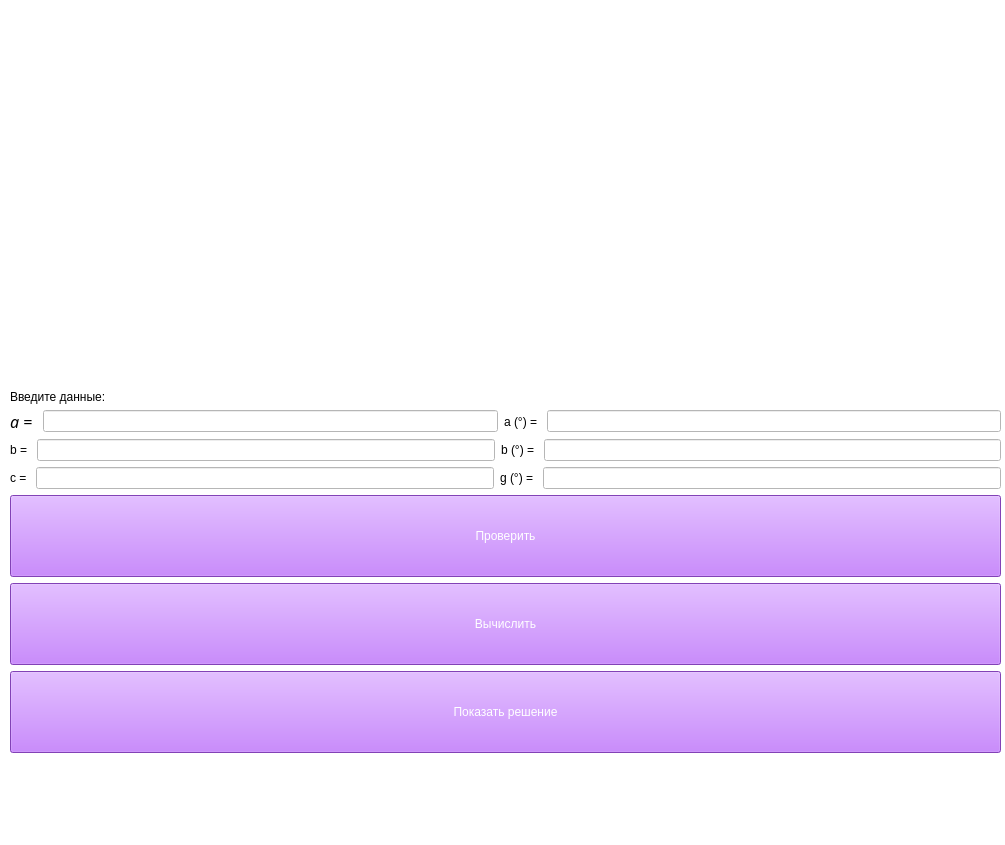
<?xml version="1.0" encoding="UTF-8"?>
<ui version="4.0">
 <class>Form</class>
 <widget class="QWidget" name="Form">
  <property name="geometry">
   <rect>
    <x>0</x>
    <y>0</y>
    <width>1005</width>
    <height>845</height>
   </rect>
  </property>
  <property name="sizePolicy">
   <sizepolicy hsizetype="Maximum" vsizetype="Maximum">
    <horstretch>0</horstretch>
    <verstretch>0</verstretch>
   </sizepolicy>
  </property>
  <property name="windowTitle">
   <string>Калькулятор</string>
  </property>
  <property name="styleSheet">
   <string notr="true">font: 12pt &quot;Times New Roman&quot;;
background-color: rgb(255, 255, 255);</string>
  </property>
  <widget class="QWidget" name="verticalLayoutWidget">
   <property name="geometry">
    <rect>
     <x>10</x>
     <y>390</y>
     <width>991</width>
     <height>451</height>
    </rect>
   </property>
   <layout class="QVBoxLayout" name="verticalLayout">
    <item>
     <widget class="QLabel" name="label">
      <property name="sizePolicy">
       <sizepolicy hsizetype="Preferred" vsizetype="Maximum">
        <horstretch>0</horstretch>
        <verstretch>0</verstretch>
       </sizepolicy>
      </property>
      <property name="text">
       <string>Введите данные:</string>
      </property>
     </widget>
    </item>
    <item>
     <layout class="QHBoxLayout" name="horizontalLayout_3">
      <item>
       <widget class="QLabel" name="label_2">
        <property name="font">
         <font>
          <family>Lucida Bright</family>
          <pointsize>12</pointsize>
          <weight>50</weight>
          <italic>true</italic>
          <bold>false</bold>
         </font>
        </property>
        <property name="styleSheet">
         <string notr="true">font: italic 12pt &quot;Lucida Bright&quot;;</string>
        </property>
        <property name="text">
         <string>a = </string>
        </property>
       </widget>
      </item>
      <item>
       <widget class="QLineEdit" name="lineEdit_2"/>
      </item>
      <item>
       <widget class="QLabel" name="label_3">
        <property name="styleSheet">
         <string notr="true">font: 12pt &quot;Symbol&quot;;</string>
        </property>
        <property name="text">
         <string>a (°) = </string>
        </property>
       </widget>
      </item>
      <item>
       <widget class="QLineEdit" name="lineEdit"/>
      </item>
     </layout>
    </item>
    <item>
     <layout class="QHBoxLayout" name="horizontalLayout_2">
      <item>
       <widget class="QLabel" name="label_5">
        <property name="styleSheet">
         <string notr="true">font: italic 12pt &quot;Lucida Bright&quot;;</string>
        </property>
        <property name="text">
         <string>b = </string>
        </property>
       </widget>
      </item>
      <item>
       <widget class="QLineEdit" name="lineEdit_3"/>
      </item>
      <item>
       <widget class="QLabel" name="label_4">
        <property name="styleSheet">
         <string notr="true">font: 12pt &quot;Symbol&quot;;</string>
        </property>
        <property name="text">
         <string>b (°) = </string>
        </property>
       </widget>
      </item>
      <item>
       <widget class="QLineEdit" name="lineEdit_4"/>
      </item>
     </layout>
    </item>
    <item>
     <layout class="QHBoxLayout" name="horizontalLayout">
      <item>
       <widget class="QLabel" name="label_7">
        <property name="styleSheet">
         <string notr="true">font: italic 12pt &quot;Lucida Bright&quot;;</string>
        </property>
        <property name="text">
         <string>c = </string>
        </property>
       </widget>
      </item>
      <item>
       <widget class="QLineEdit" name="lineEdit_5"/>
      </item>
      <item>
       <widget class="QLabel" name="label_6">
        <property name="styleSheet">
         <string notr="true">font: 12pt &quot;Symbol&quot;;</string>
        </property>
        <property name="text">
         <string>g (°) = </string>
        </property>
       </widget>
      </item>
      <item>
       <widget class="QLineEdit" name="lineEdit_6"/>
      </item>
     </layout>
    </item>
    <item>
     <widget class="QPushButton" name="pushButton_3">
      <property name="sizePolicy">
       <sizepolicy hsizetype="Minimum" vsizetype="Minimum">
        <horstretch>0</horstretch>
        <verstretch>0</verstretch>
       </sizepolicy>
      </property>
      <property name="styleSheet">
       <string notr="true">background-color: rgb(182, 92, 255);
color: rgb(255, 255, 255);
font: 19pt &quot;Times New Roman&quot;;</string>
      </property>
      <property name="text">
       <string>Проверить</string>
      </property>
     </widget>
    </item>
    <item>
     <widget class="QPushButton" name="pushButton">
      <property name="sizePolicy">
       <sizepolicy hsizetype="Minimum" vsizetype="Minimum">
        <horstretch>0</horstretch>
        <verstretch>0</verstretch>
       </sizepolicy>
      </property>
      <property name="styleSheet">
       <string notr="true">background-color: rgb(182, 92, 255);
color: rgb(255, 255, 255);
font: 19pt &quot;Times New Roman&quot;;</string>
      </property>
      <property name="text">
       <string>Вычислить</string>
      </property>
     </widget>
    </item>
    <item>
     <widget class="QPushButton" name="pushButton_2">
      <property name="sizePolicy">
       <sizepolicy hsizetype="Minimum" vsizetype="Minimum">
        <horstretch>0</horstretch>
        <verstretch>0</verstretch>
       </sizepolicy>
      </property>
      <property name="styleSheet">
       <string notr="true">background-color: rgb(182, 92, 255);
color: rgb(255, 255, 255);
font: 19pt &quot;Times New Roman&quot;;</string>
      </property>
      <property name="text">
       <string>Показать решение</string>
      </property>
     </widget>
    </item>
    <item>
     <widget class="QLabel" name="label_8">
      <property name="text">
       <string/>
      </property>
     </widget>
    </item>
   </layout>
  </widget>
  <widget class="QLabel" name="label_9">
   <property name="geometry">
    <rect>
     <x>200</x>
     <y>10</y>
     <width>641</width>
     <height>381</height>
    </rect>
   </property>
   <property name="styleSheet">
    <string notr="true">image: url(:/images/stBx9.png);</string>
   </property>
   <property name="text">
    <string/>
   </property>
   <property name="pixmap">
    <pixmap>stBx9.png</pixmap>
   </property>
  </widget>
  <widget class="QLabel" name="label_10">
   <property name="geometry">
    <rect>
     <x>10</x>
     <y>10</y>
     <width>55</width>
     <height>16</height>
    </rect>
   </property>
   <property name="styleSheet">
    <string notr="true">color: rgb(255, 255, 255);</string>
   </property>
   <property name="text">
    <string>TextLabel</string>
   </property>
  </widget>
  <widget class="QLabel" name="label_11">
   <property name="geometry">
    <rect>
     <x>10</x>
     <y>40</y>
     <width>55</width>
     <height>16</height>
    </rect>
   </property>
   <property name="styleSheet">
    <string notr="true">color: rgb(255, 255, 255);</string>
   </property>
   <property name="text">
    <string>TextLabel</string>
   </property>
  </widget>
  <widget class="QLabel" name="label_12">
   <property name="geometry">
    <rect>
     <x>10</x>
     <y>70</y>
     <width>55</width>
     <height>16</height>
    </rect>
   </property>
   <property name="styleSheet">
    <string notr="true">color: rgb(255, 255, 255);</string>
   </property>
   <property name="text">
    <string>TextLabel</string>
   </property>
  </widget>
  <widget class="QLabel" name="label_13">
   <property name="geometry">
    <rect>
     <x>10</x>
     <y>90</y>
     <width>55</width>
     <height>16</height>
    </rect>
   </property>
   <property name="styleSheet">
    <string notr="true">color: rgb(255, 255, 255);</string>
   </property>
   <property name="text">
    <string>TextLabel</string>
   </property>
  </widget>
  <widget class="QLabel" name="label_14">
   <property name="geometry">
    <rect>
     <x>10</x>
     <y>110</y>
     <width>55</width>
     <height>16</height>
    </rect>
   </property>
   <property name="styleSheet">
    <string notr="true">color: rgb(255, 255, 255);</string>
   </property>
   <property name="text">
    <string>TextLabel</string>
   </property>
  </widget>
  <widget class="QLabel" name="label_15">
   <property name="geometry">
    <rect>
     <x>10</x>
     <y>130</y>
     <width>55</width>
     <height>16</height>
    </rect>
   </property>
   <property name="styleSheet">
    <string notr="true">color: rgb(255, 255, 255);</string>
   </property>
   <property name="text">
    <string>TextLabel</string>
   </property>
  </widget>
  <widget class="QLabel" name="label_16">
   <property name="geometry">
    <rect>
     <x>10</x>
     <y>150</y>
     <width>55</width>
     <height>16</height>
    </rect>
   </property>
   <property name="styleSheet">
    <string notr="true">color: rgb(255, 255, 255);</string>
   </property>
   <property name="text">
    <string>TextLabel</string>
   </property>
  </widget>
 </widget>
 <resources>
  <include location="res.qrc"/>
 </resources>
 <connections/>
</ui>
